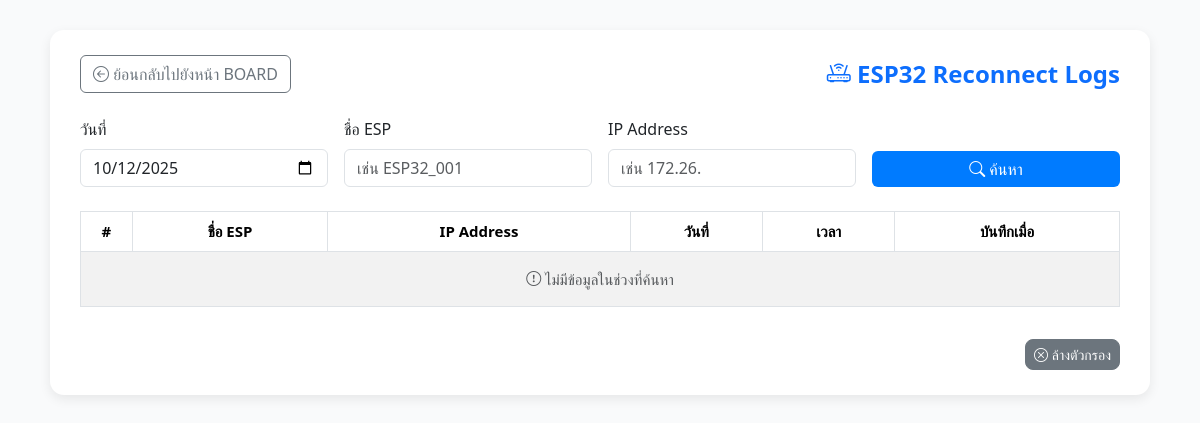
The app's page /reconnect_logs.php?date=2025-10-12, older data.
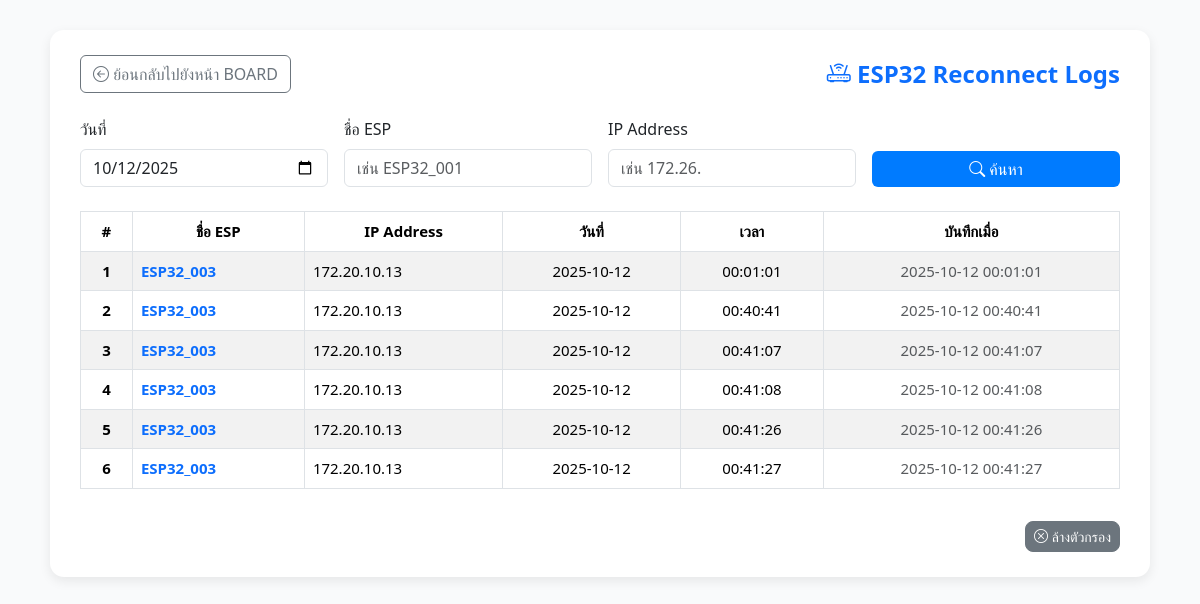
The same page, newer data.
### tables this page shows
CREATE TABLE `esp_logs` (
  `id` int(11) NOT NULL,
  `esp_name` varchar(50) NOT NULL,
  `ip_address` varchar(50) DEFAULT NULL,
  `log_date` date NOT NULL,
  `log_time` time NOT NULL,
  `created_at` datetime DEFAULT current_timestamp()
);

### reconnect_logs.php (the view, shortened to what this page needs)
<?php
require 'db.php';
$filter_date = $_GET['date'] ?? '';
$filter_esp  = $_GET['esp'] ?? '';
$filter_ip   = $_GET['ip'] ?? '';
$query = "SELECT * FROM esp_logs WHERE 1=1";
$params = [];
if ($filter_date) {
    $query .= " AND log_date = ?";
    $params[] = $filter_date;
}
$query .= " ORDER BY log_date ASC, log_time ASC, id ASC";
$stmt = $conn->prepare($query);
$stmt->execute($params);
$logs = $stmt->fetchAll(PDO::FETCH_ASSOC);
?>
<!DOCTYPE html>
<html lang="th">
<head>
<link href="https://cdn.jsdelivr.net/npm/bootstrap@5.3.3/dist/css/bootstrap.min.css" rel="stylesheet">
<link rel="stylesheet" href="https://cdn.jsdelivr.net/npm/bootstrap-icons@1.11.3/font/bootstrap-icons.css">
</head>
<body>
<div class="container">
  <div class="d-flex justify-content-between align-items-center mb-4">
    <a href="ipboard.php" class="btn btn-outline-secondary back-btn">
      <i class="bi bi-arrow-left-circle"></i> ย้อนกลับไปยังหน้า BOARD
    </a>
    <h4 class="text-primary m-0">
      <i class="bi bi-router"></i> ESP32 Reconnect Logs
    </h4>
  </div>
  <form method="get" class="row g-3 mb-4">
    <div class="col-md-3">
      <label class="form-label">วันที่</label>
      <input type="date" name="date" value="<?= htmlspecialchars($filter_date) ?>" class="form-control">
    </div>
    <div class="col-md-3">
      <label class="form-label">ชื่อ ESP</label>
      <input type="text" name="esp" value="<?= htmlspecialchars($filter_esp) ?>" placeholder="เช่น ESP32_001" class="form-control">
    </div>
    <div class="col-md-3">
      <label class="form-label">IP Address</label>
      <input type="text" name="ip" value="<?= htmlspecialchars($filter_ip) ?>" placeholder="เช่น 172.26." class="form-control">
    </div>
    <div class="col-md-3 d-flex align-items-end">
      <button type="submit" class="btn btn-primary w-100">
        <i class="bi bi-search"></i> ค้นหา
      </button>
    </div>
  </form>
  <div class="table-responsive">
    <table class="table table-striped table-bordered align-middle">
      <thead>
        <tr>
          <th width="5%">#</th>
          <th>ชื่อ ESP</th>
          <th>IP Address</th>
          <th>วันที่</th>
          <th>เวลา</th>
          <th>บันทึกเมื่อ</th>
        </tr>
      </thead>
      <tbody>
        <?php if (count($logs) > 0): ?>
          <?php foreach ($logs as $i => $row): ?>
            <tr>
              <td class="text-center fw-semibold"><?= $i + 1 ?></td>
              <td class="text-primary fw-semibold"><?= htmlspecialchars($row['esp_name']) ?></td>
              <td><?= htmlspecialchars($row['ip_address']) ?></td>
              <td class="text-center"><?= htmlspecialchars($row['log_date']) ?></td>
              <td class="text-center"><?= htmlspecialchars($row['log_time']) ?></td>
              <td class="text-center text-muted"><?= htmlspecialchars($row['created_at']) ?></td>
            </tr>
          <?php endforeach; ?>
        <?php else: ?>
          <tr>
            <td colspan="6" class="text-center text-muted py-3">
              <i class="bi bi-exclamation-circle"></i> ไม่มีข้อมูลในช่วงที่ค้นหา
            </td>
          </tr>
        <?php endif; ?>
      </tbody>
    </table>
  </div>
  <div class="d-flex justify-content-end mt-3">
    <a href="reconnect_logs.php" class="btn btn-secondary btn-sm footer-btn">
      <i class="bi bi-x-circle"></i> ล้างตัวกรอง
    </a>
  </div>
</div>
</body>
</html>

### reconnect_logs.php (style rules this page uses)
body { background-color: #f9fafb; }
.container { max-width: 1100px; background: white; padding: 25px 30px; margin-top: 30px; border-radius: 14px; box-shadow: 0 4px 12px rgba(0,0,0,0.08); }
h4 { font-weight: 600; }
table { font-size: 15px; }
thead th { background-color: #007bff; color: white; text-align: center; vertical-align: middle; }
tbody td { vertical-align: middle; }
.form-label { font-weight: 500; }
.btn-primary { background-color: #007bff; border: none; }
.back-btn { text-decoration: none; font-weight: 500; }
.footer-btn { border-radius: 8px; }

Row changes from the older to the newer data that the page shows:
added esp_logs: esp_name "ESP32_003", ip_address "172.20.10.13", log_date "2025-10-12", log_time "00:01:01", created_at "2025-10-12 00:01:01"
added esp_logs: esp_name "ESP32_003", ip_address "172.20.10.13", log_date "2025-10-12", log_time "00:40:41", created_at "2025-10-12 00:40:41"
added esp_logs: esp_name "ESP32_003", ip_address "172.20.10.13", log_date "2025-10-12", log_time "00:41:07", created_at "2025-10-12 00:41:07"
added esp_logs: esp_name "ESP32_003", ip_address "172.20.10.13", log_date "2025-10-12", log_time "00:41:08", created_at "2025-10-12 00:41:08"
added esp_logs: esp_name "ESP32_003", ip_address "172.20.10.13", log_date "2025-10-12", log_time "00:41:26", created_at "2025-10-12 00:41:26"
added esp_logs: esp_name "ESP32_003", ip_address "172.20.10.13", log_date "2025-10-12", log_time "00:41:27", created_at "2025-10-12 00:41:27"
Text that changed along with them:
text no longer shown: "ไม่มีข้อมูลในช่วงที่ค้นหา"
